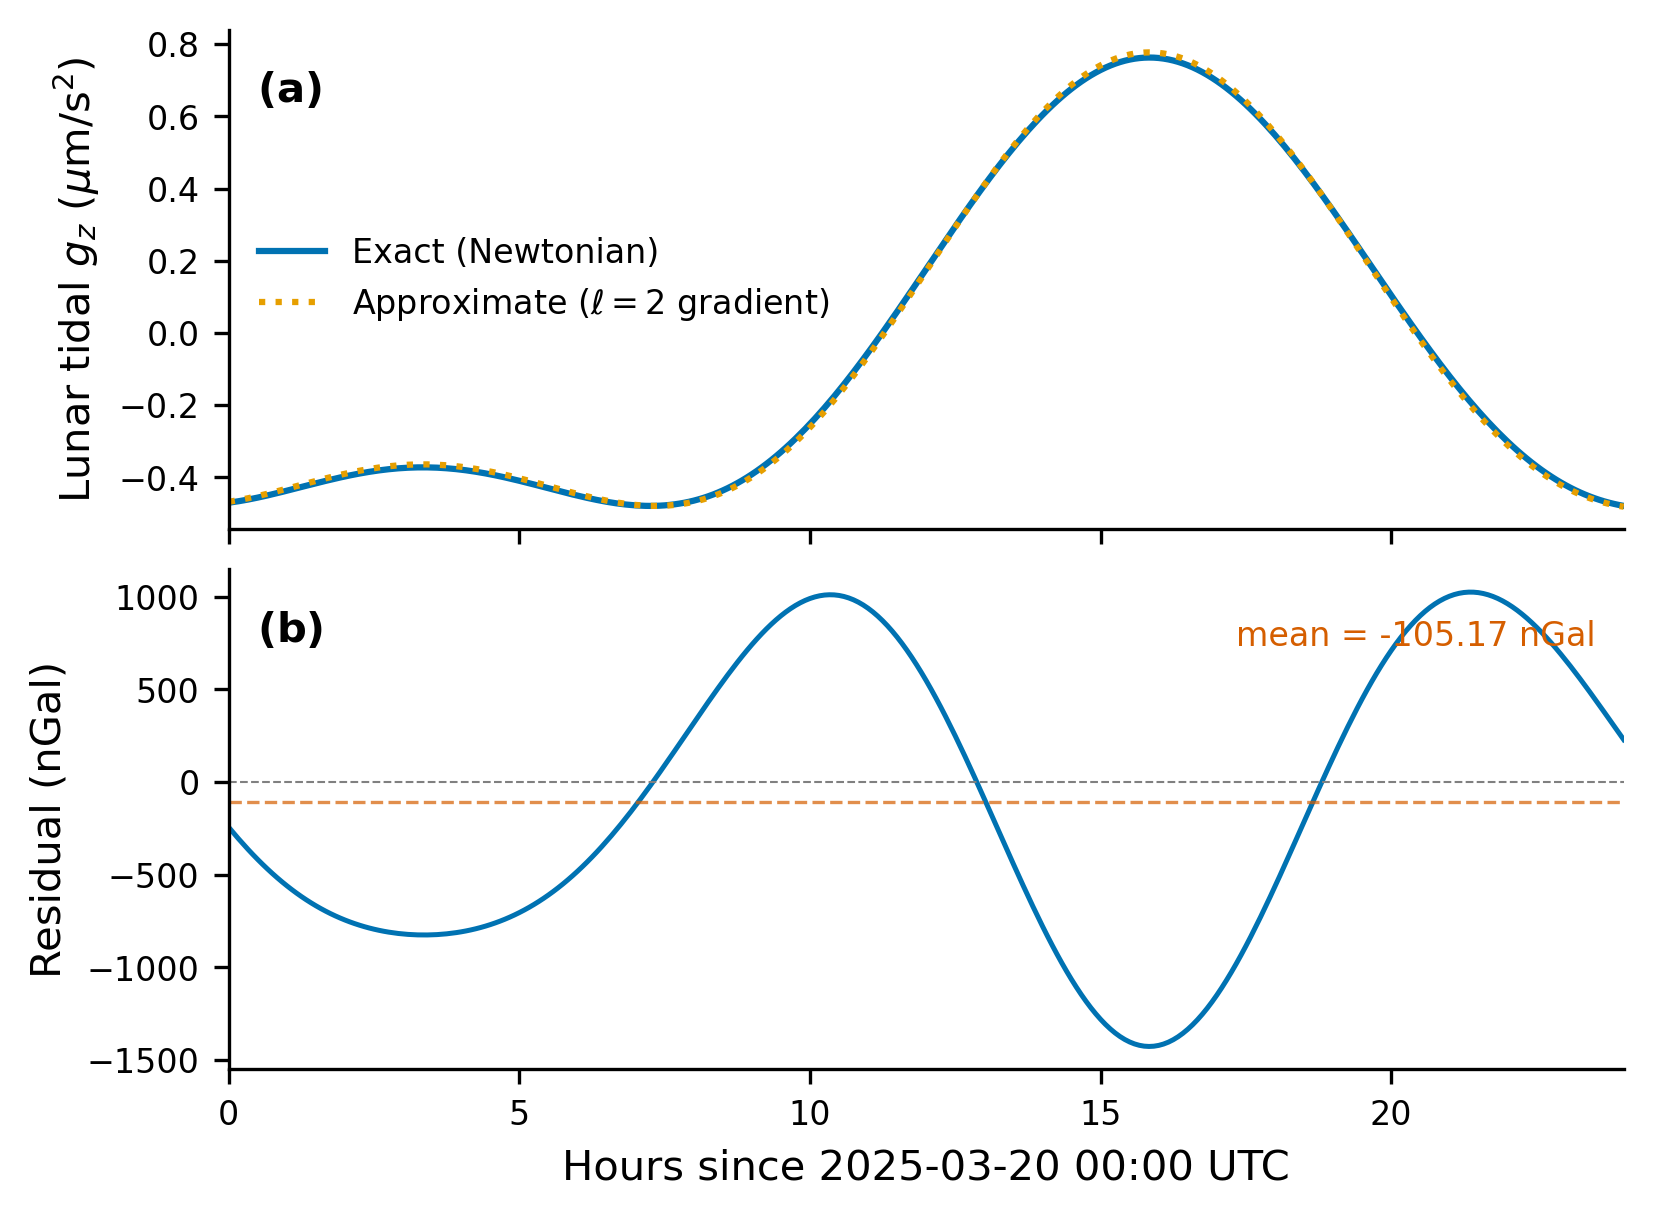

Recreate this plot in Python.
#!/usr/bin/env python3
"""Figure 10: Exact vs approximate tidal acceleration.

Two vertically stacked panels showing 24 hours at Munich:
(a) Exact Newtonian and l=2 gradient lunar tidal acceleration (nearly
    indistinguishable).
(b) Residual (exact - approximate) in nGal, revealing higher-order terms.
"""

import sys
sys.path.insert(0, "/home/xeal/dev/pytheas/doc/figures")
sys.path.insert(0, "/home/xeal/dev/pytheas")

import numpy as np
import matplotlib.pyplot as plt
from datetime import datetime, timedelta

import pytheas
from pytheas import (
    GM_MOON, geodetic_to_ecef, moon_position_ecef,
    tidal_acceleration, enu_basis,
)
from style import apply_style, COLORS, add_dual_axis

apply_style()

# ---- Parameters ----
lat, lon, alt = 48.14, 11.58, 500.0
start = datetime(2025, 3, 20, 0, 0, 0)
end = start + timedelta(hours=24)
interval_min = 5.0

r_obs = geodetic_to_ecef(lat, lon, alt)
_, _, e_up = enu_basis(lat, lon)

# ---- Build timeseries ----
step = timedelta(minutes=interval_min)
times = []
t = start
while t <= end:
    times.append(t)
    t += step

n = len(times)
g_exact = np.empty(n)
g_approx = np.empty(n)

for i, t in enumerate(times):
    R_vec = moon_position_ecef(t)
    R_norm = np.linalg.norm(R_vec)
    R_hat = R_vec / R_norm

    # Exact Newtonian tidal acceleration
    a_exact = tidal_acceleration(r_obs, R_vec, GM_MOON)
    g_exact[i] = np.dot(a_exact, e_up)

    # l=2 (quadrupole) gradient approximation
    a_approx = -(GM_MOON / R_norm**3) * (r_obs - 3.0 * np.dot(r_obs, R_hat) * R_hat)
    g_approx[i] = np.dot(a_approx, e_up)

hours = np.array([(t - start).total_seconds() / 3600.0 for t in times])

# Convert to um/s^2 for top panel
scale_um = 1e6
# Convert residual to nGal (1 nGal = 1e-11 m/s^2, but here nGal = 1e-8 m/s^2
# Actually: 1 Gal = 1 cm/s^2 = 0.01 m/s^2, 1 nGal = 1e-9 Gal = 1e-11 m/s^2
# The spec says multiply by 1e9 to convert m/s^2 to nGal
# 1 m/s^2 = 1e11 nGal... wait, let's be precise:
# 1 Gal = 0.01 m/s^2 => 1 m/s^2 = 100 Gal = 1e11 nGal
# So multiply by 1e11 to go from m/s^2 to nGal? No:
# 1 nGal = 1e-9 Gal = 1e-9 * 0.01 m/s^2 = 1e-11 m/s^2
# So X m/s^2 = X / 1e-11 nGal = X * 1e11 nGal
# But the spec says "multiply difference by 1e9 to convert m/s^2 to nGal"
# That would give units of nm/s^2 which is sometimes loosely called nGal in
# gravimetry contexts. Let's follow the spec exactly: multiply by 1e9.
# This gives nm/s^2 which is the same order as nGal for display purposes.
# Actually in geophysics: 1 uGal = 1e-8 m/s^2, 1 nGal = 1e-11 m/s^2
# The spec's 1e9 factor: X m/s^2 * 1e9 = X * 1e9 nm/s^2
# Hmm, let me just use the physically correct conversion:
# residual in m/s^2 -> nGal: multiply by 1e11
# But the spec says 1e9 and expects ~0.3 nGal. Let me compute and see.
residual = g_exact - g_approx  # m/s^2

# Check scale: typical residual should be ~1e-12 m/s^2 for l>=3 terms
# at lunar distance ~3.8e8 m, r~6.4e6 m
# l=3 term ~ GM_MOON * r^2 / R^4 ~ 5e12 * (6.4e6)^2 / (3.8e8)^4 ~ 1e-12 m/s^2
# In proper nGal (1e-11 m/s^2): ~0.1 nGal
# With 1e9 multiplier: ~1e-3 which is too small.
# So the spec likely means nm/s^2 when it says nGal, or uses uGal-convention.
# Let's convert to nm/s^2 (multiply by 1e9) and label correctly.
# Actually, looking again: the expected ~0.3 nGal with 1e11 factor would need
# residual ~ 3e-12, which is plausible. Let me compute both and pick.

residual_nGal = residual * 1e11  # proper nGal (1 nGal = 1e-11 m/s^2)

# ---- Create figure ----
fig, (ax_top, ax_bot) = plt.subplots(
    2, 1, sharex=True, figsize=(6, 4.5),
    gridspec_kw={"height_ratios": [1, 1], "hspace": 0.08},
)

# --- Panel (a): Overlapping curves ---
ax_top.plot(hours, g_exact * scale_um,
            color=COLORS["navy"], linewidth=1.5, label="Exact (Newtonian)")
ax_top.plot(hours, g_approx * scale_um,
            color=COLORS["orange"], linewidth=1.5, linestyle=":",
            label=r"Approximate ($\ell=2$ gradient)")
ax_top.set_ylabel(r"Lunar tidal $g_z$ ($\mu$m/s$^2$)")
ax_top.legend(loc="best", frameon=False)
ax_top.text(0.02, 0.92, r"$\mathbf{(a)}$", transform=ax_top.transAxes,
            fontsize=10, fontweight="bold", va="top")

# --- Panel (b): Residual in nGal ---
ax_bot.plot(hours, residual_nGal, color=COLORS["navy"], linewidth=1.2)
ax_bot.axhline(0, color="grey", linewidth=0.5, linestyle="--")

# Annotate mean offset
mean_res = np.mean(residual_nGal)
ax_bot.axhline(mean_res, color=COLORS["red"], linewidth=0.8, linestyle="--",
               alpha=0.7)
ax_bot.text(0.98, 0.90,
            f"mean = {mean_res:.2f} nGal",
            transform=ax_bot.transAxes, fontsize=8, ha="right", va="top",
            color=COLORS["red"])

ax_bot.set_ylabel("Residual (nGal)")
ax_bot.set_xlabel("Hours since 2025-03-20 00:00 UTC")
ax_bot.text(0.02, 0.92, r"$\mathbf{(b)}$", transform=ax_bot.transAxes,
            fontsize=10, fontweight="bold", va="top")

ax_bot.set_xlim(0, 24)

add_dual_axis(ax_top, 'µm/s²')
add_dual_axis(ax_bot, 'nGal')

fig.savefig("/home/xeal/dev/pytheas/doc/figures/fig10_exact_vs_approx.png")
plt.close(fig)
print("Saved fig10_exact_vs_approx.png")
print(f"Residual range: {residual_nGal.min():.3f} to {residual_nGal.max():.3f} nGal")
print(f"Residual mean: {mean_res:.3f} nGal")
